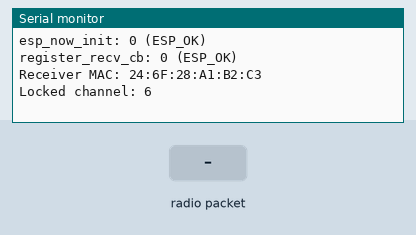
Recording of a sketch running on a simulated ESP32. Shown: the last lines printed to the serial monitor. The test bench sets the inputs (shaded band).

Above: at 1.2 s.
1.3 s: radio packet "1" arrives
At 1.6 s:
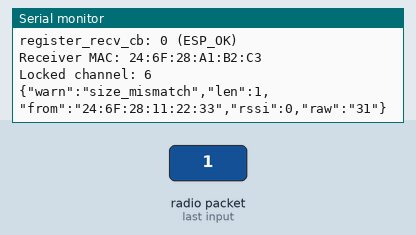
2.8 s: radio packet "0" arrives
At 4.0 s:
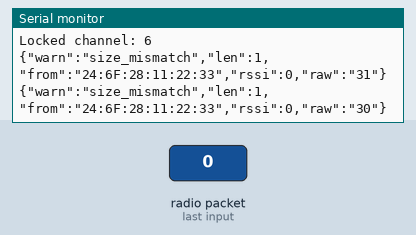
4.3 s: radio packet "2" arrives
At 5.1 s:
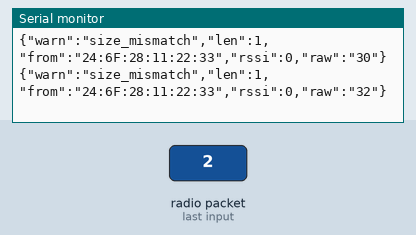

Measured:
- after the input at 1.3 s, the serial monitor: prints a new line at once (image 1)
- after the input at 2.8 s, the serial monitor: prints a new line at once (image 2)
- after the input at 4.3 s, the serial monitor: prints a new line at once (image 3)

The sketch:

receive-official.ino
```cpp
#include <WiFi.h>
#include <esp_now.h>
#include "esp_wifi.h"
#include "esp_err.h"

const int ESPNOW_CH = 6;

struct Payload {
  int  id;
  char message[24];
};

static void printMac(const uint8_t* mac, char out[18]) {
  snprintf(out, 18, "%02X:%02X:%02X:%02X:%02X:%02X",
           mac[0], mac[1], mac[2], mac[3], mac[4], mac[5]);
}

void OnDataRecv(const esp_now_recv_info_t* info, const uint8_t* data, int len) {
  char fromMac[18] = "00:00:00:00:00:00";
  int rssi = 0;

  if (info) {
    if (info->src_addr) {
      printMac(info->src_addr, fromMac);
    }
    if (info->rx_ctrl) {
      rssi = info->rx_ctrl->rssi;
    }
  }

  if (len == (int)sizeof(Payload)) {
    Payload p{};
    memcpy(&p, data, sizeof(Payload));
    p.message[sizeof(p.message) - 1] = '\0';  // safety null-termination

    Serial.printf("{\"id\":%d,\"message\":\"%s\",\"rssi\":%d,\"from\":\"%s\"}\n",
                  p.id, p.message, rssi, fromMac);
  } else {
    Serial.printf("{\"warn\":\"size_mismatch\",\"len\":%d,\"from\":\"%s\",\"rssi\":%d,\"raw\":\"",
                  len, fromMac, rssi);
    for (int i = 0; i < len; ++i) {
      Serial.printf("%02X", data[i]);
    }
    Serial.println("\"}");
  }
}

void setup() {
  Serial.begin(115200);
  delay(50);

  WiFi.mode(WIFI_STA);
  WiFi.disconnect(true, true);

  // lock channel for stable ESP-NOW
  esp_wifi_set_channel(ESPNOW_CH, WIFI_SECOND_CHAN_NONE);

  esp_err_t e = esp_now_init();
  Serial.printf("esp_now_init: %d (%s)\n", e, esp_err_to_name(e));
  if (e != ESP_OK) return;

  e = esp_now_register_recv_cb(OnDataRecv);
  Serial.printf("register_recv_cb: %d (%s)\n", e, esp_err_to_name(e));

  Serial.print("Receiver MAC: ");
  Serial.println(WiFi.macAddress());
  Serial.printf("Locked channel: %d\n", ESPNOW_CH);
}

void loop() {
  delay(100);
}
```
